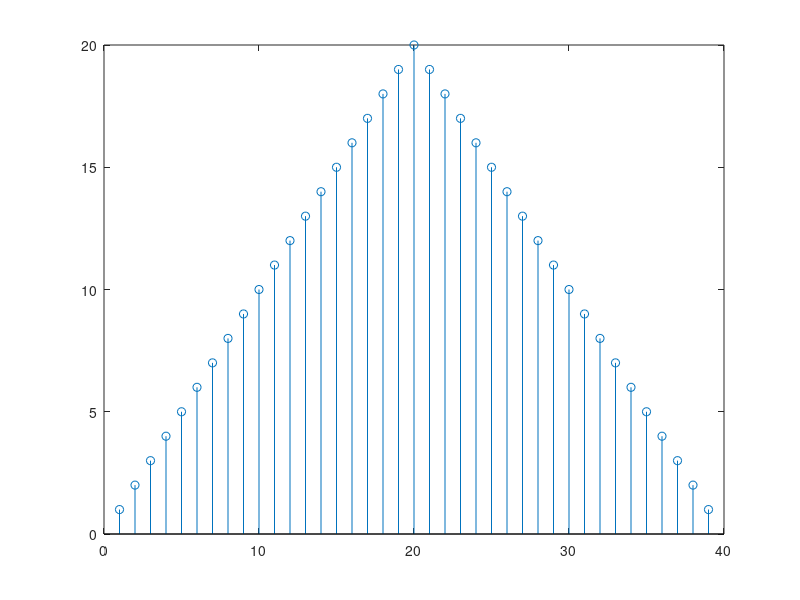
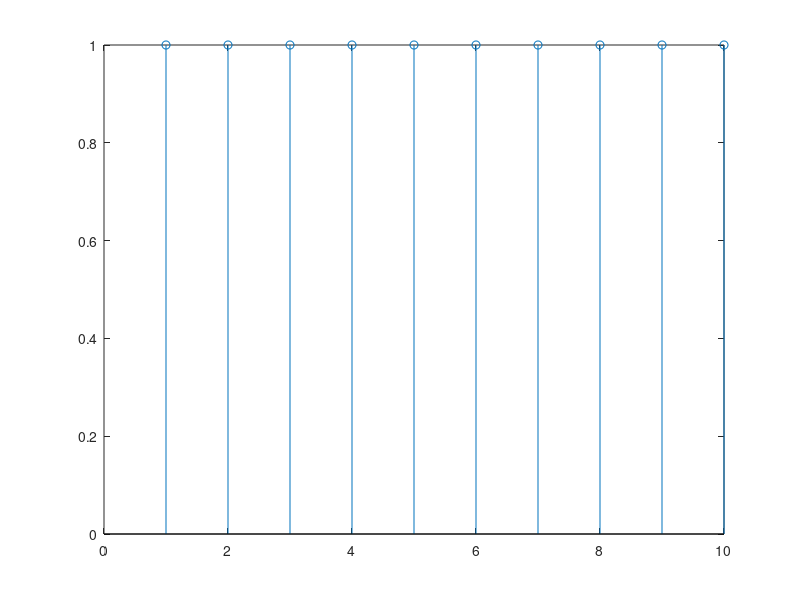
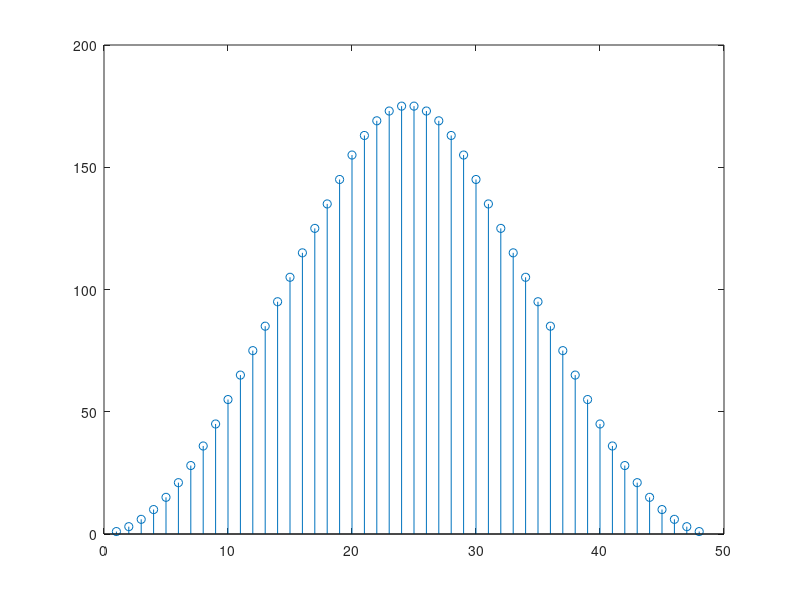
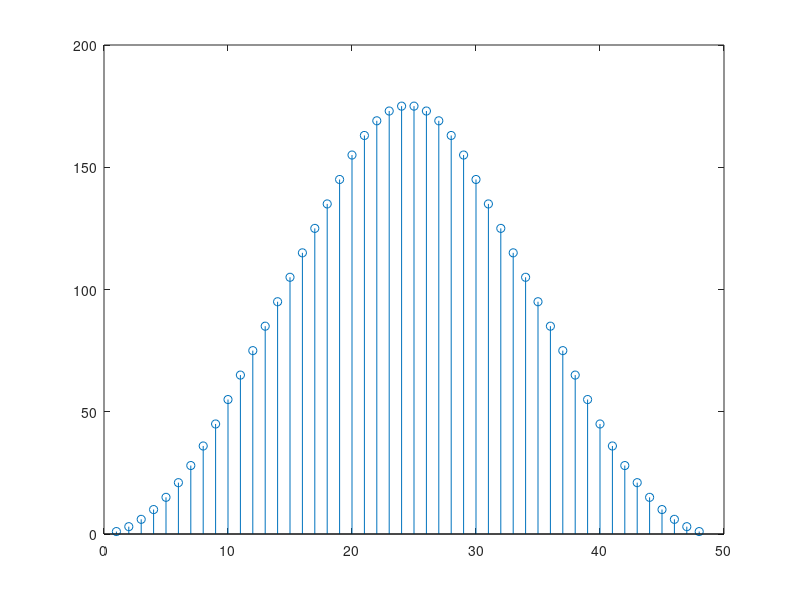

MATLAB code for these plots, in order:
clear all; clc;
%%(a).1
x1_first = 1:1:20;
x1_second = 19:-1:1;
x1 = [x1_first, x1_second]; %merge first and second part
ans1 = figure();
n = 1:39;
stem(x1);

%%(a).2
n = 1:10;
x2(n >= 1 & n <= 10) = 1;
ans2 = figure();
stem(n, x2);

%%(b)
y = conv(x1, x2);
ans3 = figure();
stem(y);

%%(c)
N1 = length(x1);
N2 = length(x2);
matrix = zeros(N1 + N2 - 1, N2);
new_x2 = zeros(N2, 1);
for i = 1 : N2
    new_x2(i, 1) = 1;
end
for i = 1 : N2
    for j  = i : i + N1 - 1
       matrix(j, i) = x1(j - i + 1);
    end
end
y2 = matrix*new_x2;
ans4 = figure();
stem(y2);

%%(d)
x3 = [3, 9, 27];
x4 = [2, 4, 8, 16, 32];
ans5 = figure();
stem(x3);
ans6 = figure();
stem(x4);
y3 = conv(x3, x4);
ans7 = figure();
stem(y3);
N3 = length(x3);
N4 = length(x4);
matrix2 = zeros(N3 + N4 - 1, N4);
for i = 1 : N4
    for j = i : i + N3 - 1
        matrix2(j, i) = x3(j - i + 1);
    end
end
y4 = matrix2 * x4';
ans8 = figure();
stem(y4);
